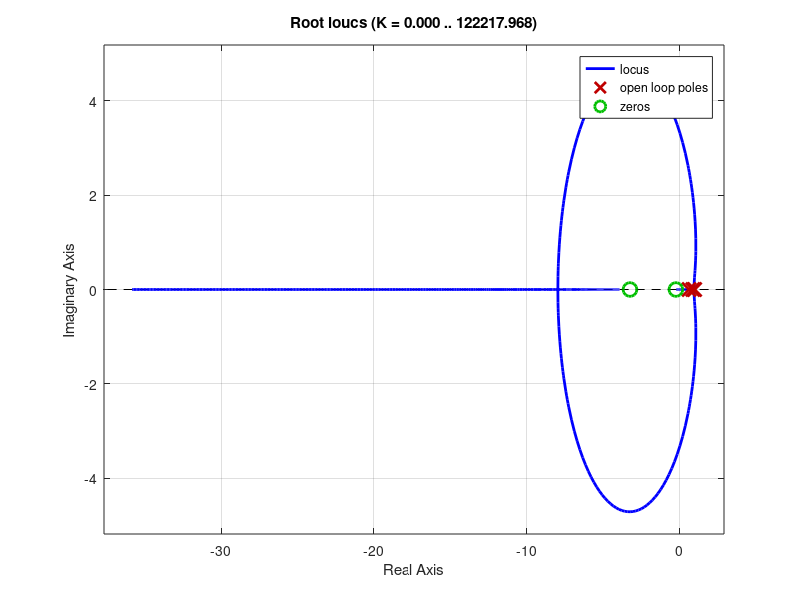
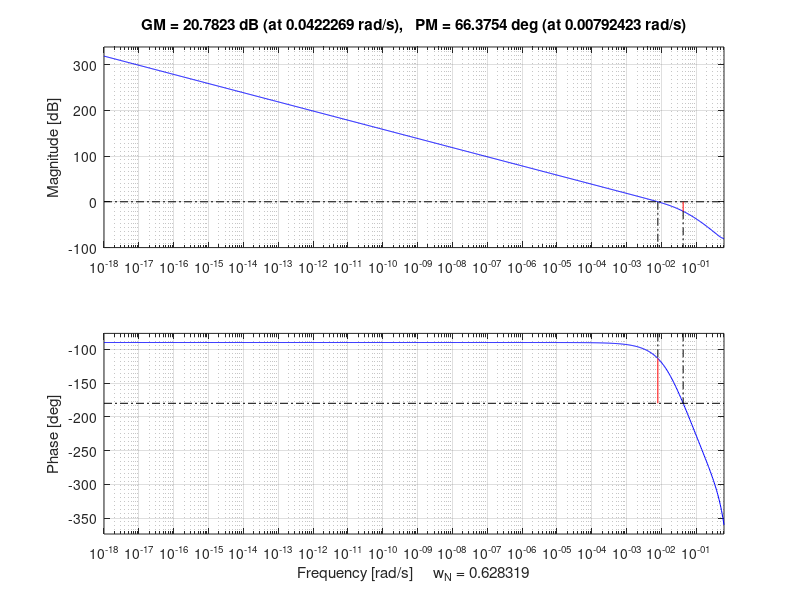

Recreate these plots in MATLAB, in order. (Note: this script raises an error after producing the figures.)
H = tf(-4.875e-6,[1 0.1173 0.002308 0]);
Hz = c2d(H,5,'zoh');
k = -3.9502;
figure(1)
rlocus(Hz*k)
figure(2)
margin(Hz*k)
disp(['Bandwidth is : ' num2str(bandwidth(Hz*k))]) 